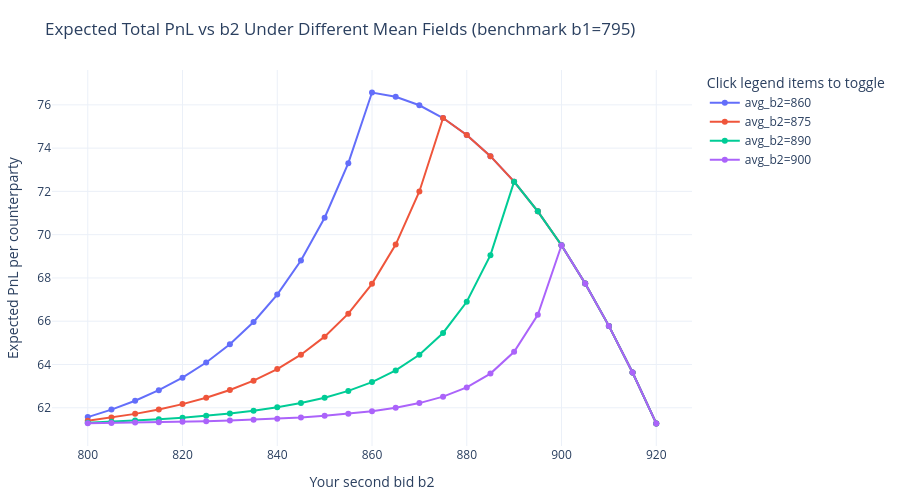

Notebook source saved alongside this figure:
### Markdown cell above
## 4. Payoff curves under different average-bid assumptions

Here we plot expected PnL as a function of your $b_2$ under several assumed population averages. This shows whether the optimum is sharp or flat.

### Code cell
selected_means = [860, 875, 890, 900]
fig = go.Figure()

for mu in selected_means:
    _, df = best_response_b2_given_mean(b1_base, mu)
    fig.add_trace(go.Scatter(
        x=df["b2"],
        y=df["total_pnl"],
        mode="lines+markers",
        name=f"avg_b2={mu}",
        customdata=df[["first_pnl", "second_pnl", "penalty_factor", "beats_mean"]],
        hovertemplate=(
            "b2=%{x:.0f}<br>total_pnl=%{y:.4f}<br>"
            "first_pnl=%{customdata[0]:.4f}<br>second_pnl=%{customdata[1]:.4f}<br>"
            "penalty=%{customdata[2]:.4f}<br>beats_mean=%{customdata[3]}<extra></extra>"
        ),
    ))

clean_fig(fig, f"Expected Total PnL vs b2 Under Different Mean Fields (benchmark b1={b1_base})", "Your second bid b2", "Expected PnL per counterparty")
fig.show()

show_takeaway(
    "Use the legend to toggle different assumed means. A robust b2 should not depend on one narrow mean-field guess; "
    "large curve shifts indicate that endogenous mean_b2 matters and motivates the joint model below."
)

### Figure 1 — Plotly figure (JSON) as saved in the notebook; plotly's stock layout.template omitted (floating-point values rounded to 4 significant figures)
{"data": [{"customdata": [[61.27, 0.2941, 0.125, false], [61.27, 0.6405, 0.142, false], [61.27, 1.05, 0.1623, false], [61.27, 1.537, 0.1866, false], [61.27, 2.118, 0.216, false], [61.27, 2.816, 0.2519, false], [61.27, 3.66, 0.2963, false], [61.27, 4.69, 0.3517, false], [61.27, 5.956, 0.4219, false], [61.27, 7.529, 0.512, false], [61.27, 9.508, 0.6297, false], [61.27, 12.03, 0.7865, false], [61.27, 15.29, 1, false], [61.27, 15.1, 1, true], [61.27, 14.71, 1, true], [61.27, 14.12, 1, true], [61.27, 13.33, 1, true], [61.27, 12.35, 1, true], [61.27, 11.18, 1, true], [61.27, 9.804, 1, true], [61.27, 8.235, 1, true], [61.27, 6.471, 1, true], [61.27, 4.51, 1, true], [61.27, 2.353, 1, true], [61.27, 0, 1, true]], "hovertemplate": "b2=%{x:.0f}<br>total_pnl=%{y:.4f}<br>first_pnl=%{customdata[0]:.4f}<br>second_pnl=%{customdata[1]:.4f}<br>penalty=%{customdata[2]:.4f}<br>beats_mean=%{customdata[3]}<extra></extra>", "mode": "lines+markers", "name": "avg_b2=860", "type": "scatter", "x": [800, 805, 810, 815, 820, 825, 830, 835, 840, 845, 850, 855, 860, 865, 870, 875, 880, 885, 890, 895, 900, 905, 910, 915, 920], "y": [61.57, 61.92, 62.32, 62.81, 63.39, 64.09, 64.93, 65.96, 67.23, 68.8, 70.78, 73.3, 76.57, 76.37, 75.98, 75.39, 74.61, 73.63, 72.45, 71.08, 69.51, 67.75, 65.78, 63.63, 61.27]}, {"customdata": [[61.27, 0.1241, 0.05273, false], [61.27, 0.2702, 0.05992, false], [61.27, 0.443, 0.06846, false], [61.27, 0.6483, 0.07872, false], [61.27, 0.8934, 0.09113, false], [61.27, 1.188, 0.1063, false], [61.27, 1.544, 0.125, false], [61.27, 1.978, 0.1484, false], [61.27, 2.513, 0.178, false], [61.27, 3.176, 0.216, false], [61.27, 4.011, 0.2657, false], [61.27, 5.075, 0.3318, false], [61.27, 6.452, 0.4219, false], [61.27, 8.269, 0.5477, false], [61.27, 10.72, 0.729, false], [61.27, 14.12, 1, false], [61.27, 13.33, 1, true], [61.27, 12.35, 1, true], [61.27, 11.18, 1, true], [61.27, 9.804, 1, true], [61.27, 8.235, 1, true], [61.27, 6.471, 1, true], [61.27, 4.51, 1, true], [61.27, 2.353, 1, true], [61.27, 0, 1, true]], "hovertemplate": "b2=%{x:.0f}<br>total_pnl=%{y:.4f}<br>first_pnl=%{customdata[0]:.4f}<br>second_pnl=%{customdata[1]:.4f}<br>penalty=%{customdata[2]:.4f}<br>beats_mean=%{customdata[3]}<extra></extra>", "mode": "lines+markers", "name": "avg_b2=875", "type": "scatter", "x": [800, 805, 810, 815, 820, 825, 830, 835, 840, 845, 850, 855, 860, 865, 870, 875, 880, 885, 890, 895, 900, 905, 910, 915, 920], "y": [61.4, 61.54, 61.72, 61.92, 62.17, 62.46, 62.82, 63.25, 63.79, 64.45, 65.29, 66.35, 67.73, 69.54, 72.0, 75.39, 74.61, 73.63, 72.45, 71.08, 69.51, 67.75, 65.78, 63.63, 61.27]}, {"customdata": [[61.27, 0.03676, 0.01562, false], [61.27, 0.08006, 0.01775, false], [61.27, 0.1313, 0.02029, false], [61.27, 0.1921, 0.02332, false], [61.27, 0.2647, 0.027, false], [61.27, 0.352, 0.03149, false], [61.27, 0.4575, 0.03704, false], [61.27, 0.5862, 0.04396, false], [61.27, 0.7445, 0.05273, false], [61.27, 0.9412, 0.064, false], [61.27, 1.188, 0.07872, false], [61.27, 1.504, 0.09832, false], [61.27, 1.912, 0.125, false], [61.27, 2.45, 0.1623, false], [61.27, 3.176, 0.216, false], [61.27, 4.183, 0.2963, false], [61.27, 5.625, 0.4219, false], [61.27, 7.779, 0.6297, false], [61.27, 11.18, 1, false], [61.27, 9.804, 1, true], [61.27, 8.235, 1, true], [61.27, 6.471, 1, true], [61.27, 4.51, 1, true], [61.27, 2.353, 1, true], [61.27, 0, 1, true]], "hovertemplate": "b2=%{x:.0f}<br>total_pnl=%{y:.4f}<br>first_pnl=%{customdata[0]:.4f}<br>second_pnl=%{customdata[1]:.4f}<br>penalty=%{customdata[2]:.4f}<br>beats_mean=%{customdata[3]}<extra></extra>", "mode": "lines+markers", "name": "avg_b2=890", "type": "scatter", "x": [800, 805, 810, 815, 820, 825, 830, 835, 840, 845, 850, 855, 860, 865, 870, 875, 880, 885, 890, 895, 900, 905, 910, 915, 920], "y": [61.31, 61.35, 61.41, 61.47, 61.54, 61.63, 61.73, 61.86, 62.02, 62.22, 62.46, 62.78, 63.19, 63.72, 64.45, 65.46, 66.9, 69.05, 72.45, 71.08, 69.51, 67.75, 65.78, 63.63, 61.27]}, {"customdata": [[61.27, 0.01089, 0.00463, false], [61.27, 0.02372, 0.00526, false], [61.27, 0.03889, 0.006011, false], [61.27, 0.05691, 0.006911, false], [61.27, 0.07843, 0.008, false], [61.27, 0.1043, 0.009331, false], [61.27, 0.1356, 0.01097, false], [61.27, 0.1737, 0.01303, false], [61.27, 0.2206, 0.01562, false], [61.27, 0.2789, 0.01896, false], [61.27, 0.3521, 0.02332, false], [61.27, 0.4455, 0.02913, false], [61.27, 0.5664, 0.03704, false], [61.27, 0.726, 0.04808, false], [61.27, 0.9412, 0.064, false], [61.27, 1.239, 0.08779, false], [61.27, 1.667, 0.125, false], [61.27, 2.305, 0.1866, false], [61.27, 3.312, 0.2963, false], [61.27, 5.02, 0.512, false], [61.27, 8.235, 1, false], [61.27, 6.471, 1, true], [61.27, 4.51, 1, true], [61.27, 2.353, 1, true], [61.27, 0, 1, true]], "hovertemplate": "b2=%{x:.0f}<br>total_pnl=%{y:.4f}<br>first_pnl=%{customdata[0]:.4f}<br>second_pnl=%{customdata[1]:.4f}<br>penalty=%{customdata[2]:.4f}<br>beats_mean=%{customdata[3]}<extra></extra>", "mode": "lines+markers", "name": "avg_b2=900", "type": "scatter", "x": [800, 805, 810, 815, 820, 825, 830, 835, 840, 845, 850, 855, 860, 865, 870, 875, 880, 885, 890, 895, 900, 905, 910, 915, 920], "y": [61.29, 61.3, 61.31, 61.33, 61.35, 61.38, 61.41, 61.45, 61.5, 61.55, 61.63, 61.72, 61.84, 62.0, 62.22, 62.51, 62.94, 63.58, 64.59, 66.29, 69.51, 67.75, 65.78, 63.63, 61.27]}], "layout": {"height": 500, "hovermode": "x unified", "legend": {"title": {"text": "Click legend items to toggle"}}, "margin": {"b": 50, "l": 50, "r": 30, "t": 70}, "title": {"text": "Expected Total PnL vs b2 Under Different Mean Fields (benchmark b1=795)"}, "xaxis": {"title": {"text": "Your second bid b2"}}, "yaxis": {"title": {"text": "Expected PnL per counterparty"}}}}
